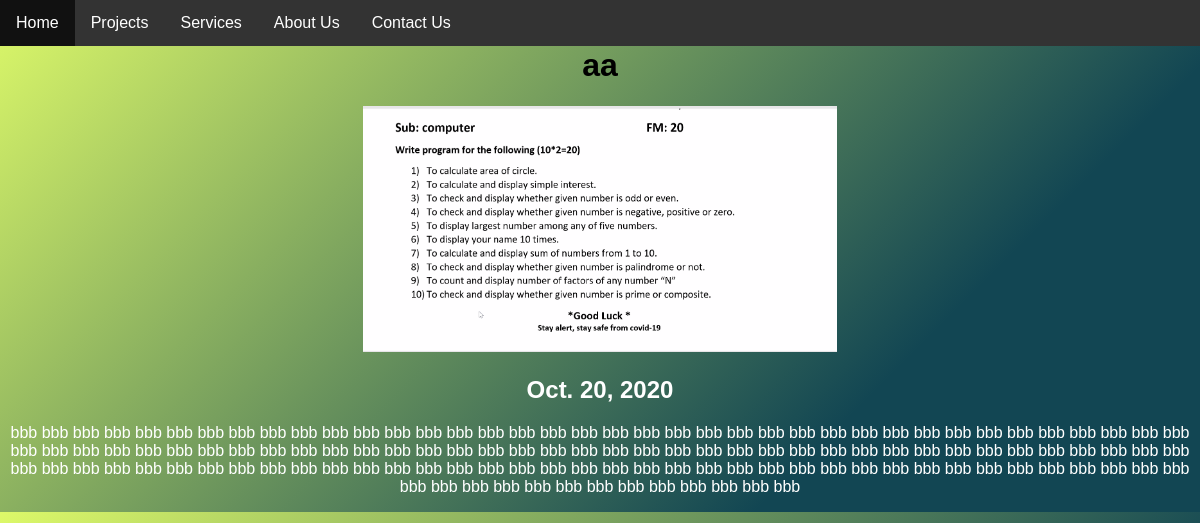
/project/1/, run on the app's committed database.
### Project/models.py (models this page shows, shortened)
class Project(models.Model):
    s_id = models.AutoField(primary_key=True)
    Title = models.CharField(max_length=50)
    Description = models.TextField(max_length=5000, default="")
    Image = models.ImageField(upload_to="Project/images", default="")
    Date = models.DateField()

### Project/views.py (the view)
# urls.py: path("<int:Project_id>/", views.detail, name="detail"),
def detail(request, Project_id):
    projects = get_object_or_404(Project, pk=Project_id)
    return render(request, "Project/detail.html", {"projects": projects})

### Project/templates/Project/detail.html (shortened to what this page needs)
{% extends 'Home/navbar.html'%} {% block content%}
<br />
<head>
</head>
<body>
  <center>
    <h1 class="title">{{projects.Title}}</h1>
    <img src="{{ projects.Image.url }}" alt="tree" height="30%" width="40%" />
    <h2 style="color: white">{{projects.Date}}</h2>
    <p style="color: white">{{projects.Description|safe}}</p>
  </center>
</body>
{%endblock%}

### Project/templates/Project/detail.html (style rules this page uses)
body { font-family: "Poppins", sans-serif; background-image: linear-gradient(135deg, #ddf969 0%, #124653 74%); background-size: cover; }

### data on the page
Project: Title "aa", Image (picture), Date "Oct. 20, 2020", Description "bbb bbb bbb bbb bbb bbb bbb bbb bbb bbb bbb bbb bbb bbb bbb bbb bbb bbb bbb bbb bbb bbb bbb bbb bbb bbb bbb bbb bbb bbb bbb bbb bbb bbb bbb bbb bbb bbb bbb bbb bbb bbb bbb bbb bbb bbb bbb bbb bbb bbb bbb bbb bbb bbb bbb bbb bbb bbb bbb bbb bbb bbb bbb bbb bbb bbb bbb bbb bbb bbb bbb bbb bbb bbb bbb bbb bbb bbb bbb bbb bbb bbb bbb bbb bbb bbb bbb bbb bbb bbb bbb bbb bbb bbb bbb bbb bbb bbb bbb bbb bbb bbb bbb bbb bbb bbb bbb bbb bbb bbb bbb bbb bbb bbb bbb bbb bbb bbb bbb bbb bbb bbb bbb bbb bbb bbb bbb"
